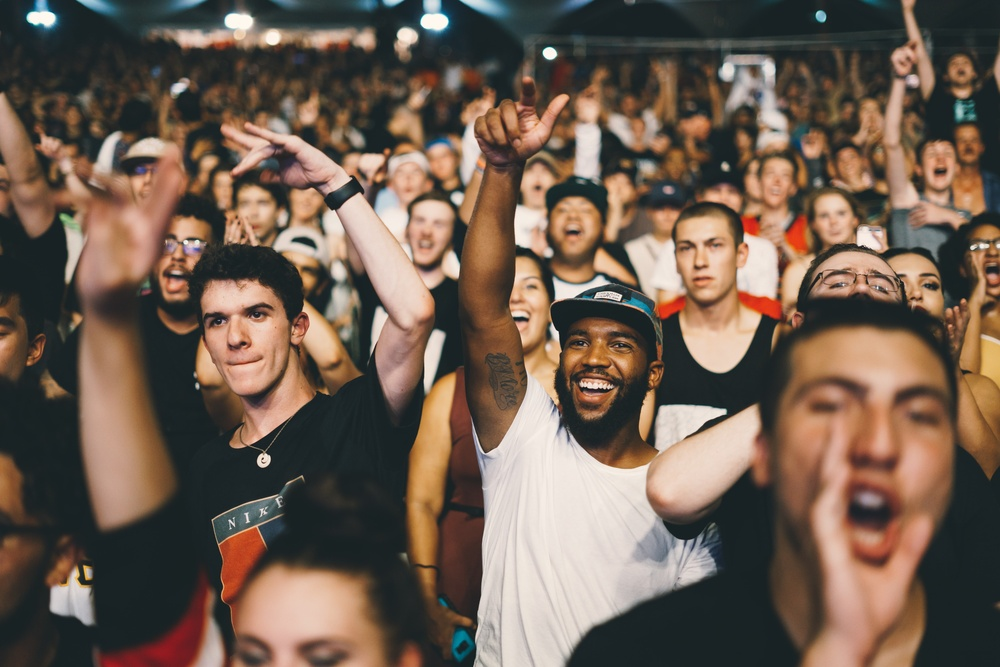
#> input picture Face_Scrapper/images/nicholas-green-nPz8akkUmDI-unsplash.jpg, 1000 x 667 px, shrunk from 6000 x 4000 before the run, given as the content of the folder images/nicholas-green-nPz8akkUmDI-unsplash.jpg/, which was not available
$ python face_scrapper.py images/nicholas-green-nPz8akkUmDI-unsplash.jpg out.png
#> lines starting #> are read from the running program, lines starting #| are printed output that depends on the picture; pictures that were not available may be replaced by others from this repository, and a replacement may not be noted


import cv2
import sys
import os, os.path

try:
    image_path = sys.argv[1]
    output_path = sys.argv[2]

    formats = ('.jpg', '.png', '.jpeg', '.webp')

    if os.path.exists(f'{image_path}/{output_path}'):
        pass
    else:
        os.makedirs(f'{image_path}/{output_path}')

    for img in os.listdir(f'{image_path}/'):

        if img.endswith(formats):
            image = cv2.imread(f'{image_path}/{img}')
#> image is the input picture: shape (667, 1000, 3); mean B, G, R 81, 94.1, 111.9
            gray = cv2.cvtColor(image, cv2.COLOR_BGR2GRAY)
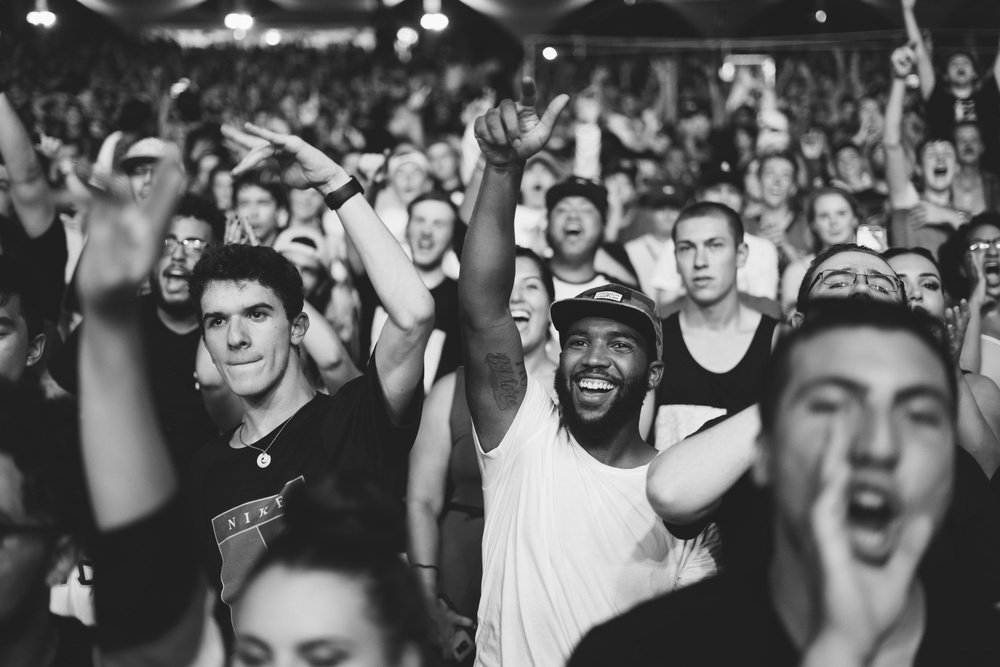
#> gray: shape (667, 1000); min 16, max 254, mean 97.9

            faceCascade = cv2.CascadeClassifier(
                cv2.data.haarcascades + "haarcascade_frontalface_default.xml")
            faces = faceCascade.detectMultiScale(
                gray,
                scaleFactor=1.39,
                minNeighbors=3,
                minSize=(35, 35)
            )
#> faces = [[228, 183, 55, 55], [810, 196, 46, 46], [400, 200, 58, 58], [542, 187, 64, 64], [668, 222, 64, 64], [659, 211, 90, 90], [185, 277, 107, 107], [545, 303, 105, 105], [753, 320, 241, 241]]

            print(f'Processing {img}....!')
            print(f"Found {len(faces)} Faces!")
#| Found 9 Faces!

            if os.path.exists(f'{image_path}/{output_path}/{img}'):
                pass
            else:
                os.makedirs(f'{image_path}/{output_path}/{img}')

            i = 0
            for (x, y, w, h) in faces:
                crop_img = image[y:y+h, x:x+w]
                status = cv2.imwrite(f'{image_path}/{output_path}/{img}/{str(i)}.png', crop_img)
                i = i+1
                continue
#> this loop made 9 passes
#> pass 1, `crop_img = image[y:y+h, x:x+w]`:
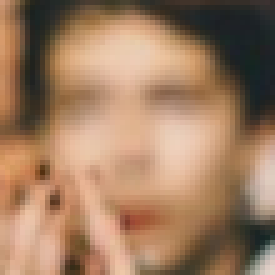
#> crop_img: shape (55, 55, 3) (shown 5 times larger); mean B, G, R 97.4, 124.7, 159.1
#> pass 2, `crop_img = image[y:y+h, x:x+w]`:
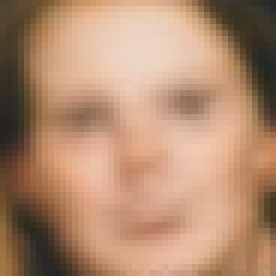
#> crop_img: shape (46, 46, 3) (shown 6 times larger); mean B, G, R 111.9, 139.4, 178.3
#> pass 3, `crop_img = image[y:y+h, x:x+w]`:
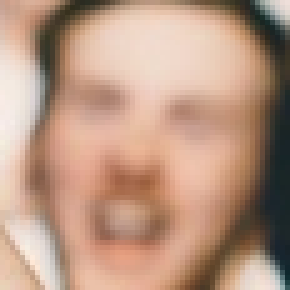
#> crop_img: shape (58, 58, 3) (shown 5 times larger); mean B, G, R 130.8, 151.1, 185.5
#> after the loop, i = 9
            print('All tasks Completed')

        else:
        	print('No Images Found in the given directory!')

        continue

except:
    print(
        'Enter the Command like following : \n python3 face_scrapper.py {Image_Path} {New_Folder_Name} \n . \n . \n . \n Attention! Enter the path without {}, {} are only for user understanding :)')
